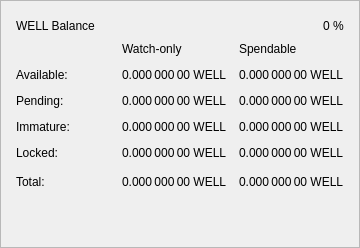
                   <widget class="QFrame" name="frame_Balances">
                    <property name="autoFillBackground">
                     <bool>false</bool>
                    </property>
                    <property name="styleSheet">
                     <string notr="true">basckground-color:#fff;</string>
                    </property>
                    <property name="frameShape">
                     <enum>QFrame::StyledPanel</enum>
                    </property>
                    <property name="frameShadow">
                     <enum>QFrame::Raised</enum>
                    </property>
                    <layout class="QVBoxLayout" name="verticalLayout_4">
                     <property name="leftMargin">
                      <number>15</number>
                     </property>
                     <property name="topMargin">
                      <number>15</number>
                     </property>
                     <property name="rightMargin">
                      <number>15</number>
                     </property>
                     <property name="bottomMargin">
                      <number>15</number>
                     </property>
                     <item>
                      <layout class="QHBoxLayout" name="horizontalLayout_4">
                       <item>
                        <widget class="QLabel" name="label_5">
                         <property name="minimumSize">
                          <size>
                           <width>0</width>
                           <height>20</height>
                          </size>
                         </property>
                         <property name="font">
                          <font/>
                         </property>
                         <property name="text">
                          <string>WELL Balance</string>
                         </property>
                        </widget>
                       </item>
                       <item>
                        <spacer name="horizontalSpacer_3">
                         <property name="orientation">
                          <enum>Qt::Horizontal</enum>
                         </property>
                         <property name="sizeHint" stdset="0">
                          <size>
                           <width>40</width>
                           <height>20</height>
                          </size>
                         </property>
                        </spacer>
                       </item>
                       <item>
                        <widget class="QLabel" name="labelWELLPercent">
                         <property name="text">
                          <string notr="true">0 %</string>
                         </property>
                        </widget>
                       </item>
                      </layout>
                     </item>
                     <item>
                      <layout class="QGridLayout" name="gridLayout">
                       <property name="spacing">
                        <number>12</number>
                       </property>
                       <item row="3" column="0">
                        <widget class="QLabel" name="labelImmatureText">
                         <property name="text">
                          <string>Immature:</string>
                         </property>
                        </widget>
                       </item>
                       <item row="4" column="0">
                        <widget class="QLabel" name="labelLockedBalanceText">
                         <property name="toolTip">
                          <string>Locked WELL or Masternode collaterals. These are excluded from zWELL minting.</string>
                         </property>
                         <property name="text">
                          <string>Locked:</string>
                         </property>
                        </widget>
                       </item>
                       <item row="5" column="0">
                        <widget class="QLabel" name="labelTotalText">
                         <property name="toolTip">
                          <string>Your current ZCore balance, unconfirmed and immature transactions included</string>
                         </property>
                         <property name="text">
                          <string>Total:</string>
                         </property>
                        </widget>
                       </item>
                       <item row="5" column="1">
                        <spacer name="horizontalSpacer_9">
                         <property name="orientation">
                          <enum>Qt::Horizontal</enum>
                         </property>
                         <property name="sizeHint" stdset="0">
                          <size>
                           <width>40</width>
                           <height>20</height>
                          </size>
                         </property>
                        </spacer>
                       </item>
                       <item row="1" column="0">
                        <widget class="QLabel" name="labelBalanceText">
                         <property name="text">
                          <string>Available:</string>
                         </property>
                        </widget>
                       </item>
                       <item row="2" column="0">
                        <widget class="QLabel" name="labelPendingText">
                         <property name="text">
                          <string>Pending:</string>
                         </property>
                        </widget>
                       </item>
                       <item row="0" column="3">
                        <widget class="QLabel" name="labelSpendable">
                         <property name="text">
                          <string>Spendable</string>
                         </property>
                         <property name="alignment">
                          <set>Qt::AlignLeading|Qt::AlignLeft|Qt::AlignVCenter</set>
                         </property>
                        </widget>
                       </item>
                       <item row="0" column="2">
                        <widget class="QLabel" name="labelWatchonly">
                         <property name="text">
                          <string>Watch-only</string>
                         </property>
                         <property name="alignment">
                          <set>Qt::AlignLeading|Qt::AlignLeft|Qt::AlignVCenter</set>
                         </property>
                        </widget>
                       </item>
                       <item row="1" column="2">
                        <widget class="QLabel" name="labelWatchAvailable">
                         <property name="font">
                          <font/>
                         </property>
                         <property name="cursor">
                          <cursorShape>IBeamCursor</cursorShape>
                         </property>
                         <property name="toolTip">
                          <string>Your current balance in watch-only addresses</string>
                         </property>
                         <property name="text">
                          <string notr="true">0.000 000 00 WELL</string>
                         </property>
                         <property name="alignment">
                          <set>Qt::AlignLeading|Qt::AlignLeft|Qt::AlignVCenter</set>
                         </property>
                         <property name="textInteractionFlags">
                          <set>Qt::LinksAccessibleByMouse|Qt::TextSelectableByKeyboard|Qt::TextSelectableByMouse</set>
                         </property>
                        </widget>
                       </item>
                       <item row="1" column="3">
                        <widget class="QLabel" name="labelBalance">
                         <property name="font">
                          <font/>
                         </property>
                         <property name="cursor">
                          <cursorShape>IBeamCursor</cursorShape>
                         </property>
                         <property name="toolTip">
                          <string>Your current spendable balance</string>
                         </property>
                         <property name="text">
                          <string notr="true">0.000 000 00 WELL</string>
                         </property>
                         <property name="alignment">
                          <set>Qt::AlignLeading|Qt::AlignLeft|Qt::AlignVCenter</set>
                         </property>
                         <property name="textInteractionFlags">
                          <set>Qt::LinksAccessibleByMouse|Qt::TextSelectableByKeyboard|Qt::TextSelectableByMouse</set>
                         </property>
                        </widget>
                       </item>
                       <item row="2" column="2">
                        <widget class="QLabel" name="labelWatchPending">
                         <property name="font">
                          <font/>
                         </property>
                         <property name="cursor">
                          <cursorShape>IBeamCursor</cursorShape>
                         </property>
                         <property name="toolTip">
                          <string>Unconfirmed transactions to watch-only addresses</string>
                         </property>
                         <property name="text">
                          <string notr="true">0.000 000 00 WELL</string>
                         </property>
                         <property name="alignment">
                          <set>Qt::AlignLeading|Qt::AlignLeft|Qt::AlignVCenter</set>
                         </property>
                         <property name="textInteractionFlags">
                          <set>Qt::LinksAccessibleByMouse|Qt::TextSelectableByKeyboard|Qt::TextSelectableByMouse</set>
                         </property>
                        </widget>
                       </item>
                       <item row="2" column="3">
                        <widget class="QLabel" name="labelUnconfirmed">
                         <property name="font">
                          <font/>
                         </property>
                         <property name="cursor">
                          <cursorShape>IBeamCursor</cursorShape>
                         </property>
                         <property name="toolTip">
                          <string>Total of transactions that have yet to be confirmed, and do not yet count toward the spendable balance</string>
                         </property>
                         <property name="text">
                          <string notr="true">0.000 000 00 WELL</string>
                         </property>
                         <property name="alignment">
                          <set>Qt::AlignLeading|Qt::AlignLeft|Qt::AlignVCenter</set>
                         </property>
                         <property name="textInteractionFlags">
                          <set>Qt::LinksAccessibleByMouse|Qt::TextSelectableByKeyboard|Qt::TextSelectableByMouse</set>
                         </property>
                        </widget>
                       </item>
                       <item row="3" column="2">
                        <widget class="QLabel" name="labelWatchImmature">
                         <property name="font">
                          <font/>
                         </property>
                         <property name="cursor">
                          <cursorShape>IBeamCursor</cursorShape>
                         </property>
                         <property name="toolTip">
                          <string>Staked or masternode rewards in watch-only addresses that has not yet matured</string>
                         </property>
                         <property name="text">
                          <string notr="true">0.000 000 00 WELL</string>
                         </property>
                         <property name="alignment">
                          <set>Qt::AlignLeading|Qt::AlignLeft|Qt::AlignVCenter</set>
                         </property>
                         <property name="textInteractionFlags">
                          <set>Qt::LinksAccessibleByMouse|Qt::TextSelectableByKeyboard|Qt::TextSelectableByMouse</set>
                         </property>
                        </widget>
                       </item>
                       <item row="3" column="3">
                        <widget class="QLabel" name="labelImmature">
                         <property name="font">
                          <font/>
                         </property>
                         <property name="cursor">
                          <cursorShape>IBeamCursor</cursorShape>
                         </property>
                         <property name="toolTip">
                          <string>Staked or masternode rewards that has not yet matured</string>
                         </property>
                         <property name="text">
                          <string notr="true">0.000 000 00 WELL</string>
                         </property>
                         <property name="alignment">
                          <set>Qt::AlignLeading|Qt::AlignLeft|Qt::AlignVCenter</set>
                         </property>
                         <property name="textInteractionFlags">
                          <set>Qt::LinksAccessibleByMouse|Qt::TextSelectableByKeyboard|Qt::TextSelectableByMouse</set>
                         </property>
                        </widget>
                       </item>
                       <item row="4" column="2">
                        <widget class="QLabel" name="labelWatchLocked">
                         <property name="font">
                          <font/>
                         </property>
                         <property name="cursor">
                          <cursorShape>IBeamCursor</cursorShape>
                         </property>
                         <property name="toolTip">
                          <string>Current locked balance in watch-only addresses</string>
                         </property>
                         <property name="text">
                          <string notr="true">0.000 000 00 WELL</string>
                         </property>
                         <property name="alignment">
                          <set>Qt::AlignLeading|Qt::AlignLeft|Qt::AlignVCenter</set>
                         </property>
                         <property name="textInteractionFlags">
                          <set>Qt::LinksAccessibleByMouse|Qt::TextSelectableByKeyboard|Qt::TextSelectableByMouse</set>
                         </property>
                        </widget>
                       </item>
                       <item row="4" column="3">
                        <widget class="QLabel" name="labelLockedBalance">
                         <property name="font">
                          <font/>
                         </property>
                         <property name="cursor">
                          <cursorShape>IBeamCursor</cursorShape>
                         </property>
                         <property name="toolTip">
                          <string>Locked WELL or Masternode collaterals. These are excluded from zWELL minting.</string>
                         </property>
                         <property name="text">
                          <string notr="true">0.000 000 00 WELL</string>
                         </property>
                         <property name="alignment">
                          <set>Qt::AlignLeading|Qt::AlignLeft|Qt::AlignVCenter</set>
                         </property>
                         <property name="textInteractionFlags">
                          <set>Qt::LinksAccessibleByMouse|Qt::TextSelectableByKeyboard|Qt::TextSelectableByMouse</set>
                         </property>
                        </widget>
                       </item>
                       <item row="5" column="2">
                        <widget class="QLabel" name="labelWatchTotal">
                         <property name="font">
                          <font/>
                         </property>
                         <property name="cursor">
                          <cursorShape>IBeamCursor</cursorShape>
                         </property>
                         <property name="toolTip">
                          <string>Current total balance in watch-only addresses</string>
                         </property>
                         <property name="text">
                          <string notr="true">0.000 000 00 WELL</string>
                         </property>
                         <property name="alignment">
                          <set>Qt::AlignLeading|Qt::AlignLeft|Qt::AlignVCenter</set>
                         </property>
                         <property name="textInteractionFlags">
                          <set>Qt::LinksAccessibleByMouse|Qt::TextSelectableByKeyboard|Qt::TextSelectableByMouse</set>
                         </property>
                        </widget>
                       </item>
                       <item row="5" column="3">
                        <widget class="QLabel" name="labelTotal">
                         <property name="font">
                          <font/>
                         </property>
                         <property name="cursor">
                          <cursorShape>IBeamCursor</cursorShape>
                         </property>
                         <property name="toolTip">
                          <string>Your current ZCore balance, unconfirmed and immature transactions included</string>
                         </property>
                         <property name="text">
                          <string notr="true">0.000 000 00 WELL</string>
                         </property>
                         <property name="alignment">
                          <set>Qt::AlignLeading|Qt::AlignLeft|Qt::AlignVCenter</set>
                         </property>
                         <property name="textInteractionFlags">
                          <set>Qt::LinksAccessibleByMouse|Qt::TextSelectableByKeyboard|Qt::TextSelectableByMouse</set>
                         </property>
                        </widget>
                       </item>
                      </layout>
                     </item>
                     <item>
                      <spacer name="verticalSpacer_3">
                       <property name="orientation">
                        <enum>Qt::Vertical</enum>
                       </property>
                       <property name="sizeType">
                        <enum>QSizePolicy::Expanding</enum>
                       </property>
                       <property name="sizeHint" stdset="0">
                        <size>
                         <width>20</width>
                         <height>40</height>
                        </size>
                       </property>
                      </spacer>
                     </item>
                    </layout>
                   </widget>
